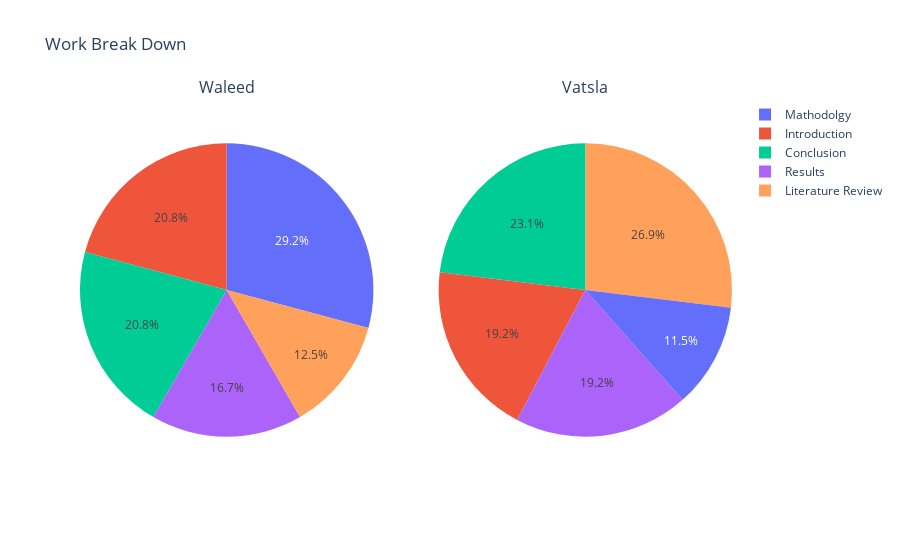

Notebook cell for this chart:
### Code cell
import plotly.graph_objects as go
import plotly.express as px
from plotly.subplots import make_subplots

labels = ["Introduction","Literature Review","Mathodolgy", "Results", "Conclusion"]

fig = make_subplots(1, 2, specs=[[{'type':'domain'}, {'type':'domain'}]],
                    subplot_titles=['Waleed', 'Vatsla'])
fig.add_trace(go.Pie(labels=labels, values=[50, 30, 70,40,50],
                     ), 1, 1)

fig.add_trace(go.Pie(labels=labels, values=[50, 70, 30,50,60],
                     ), 1, 2)
fig.update_layout(title_text='Work Break Down')

fig.show()

### Figure 1 — Plotly figure (JSON) as saved in the notebook; plotly's stock layout.template omitted (floating-point values rounded to 4 significant figures)
{"data": [{"domain": {"x": [0, 0.45], "y": [0, 1]}, "labels": ["Introduction", "Literature Review", "Mathodolgy", "Results", "Conclusion"], "type": "pie", "values": [50, 30, 70, 40, 50]}, {"domain": {"x": [0.55, 1], "y": [0, 1]}, "labels": ["Introduction", "Literature Review", "Mathodolgy", "Results", "Conclusion"], "type": "pie", "values": [50, 70, 30, 50, 60]}], "layout": {"annotations": [{"font": {"size": 16}, "showarrow": false, "text": "Waleed", "x": 0.225, "xanchor": "center", "xref": "paper", "y": 1, "yanchor": "bottom", "yref": "paper"}, {"font": {"size": 16}, "showarrow": false, "text": "Vatsla", "x": 0.775, "xanchor": "center", "xref": "paper", "y": 1, "yanchor": "bottom", "yref": "paper"}], "title": {"text": "Work Break Down"}}}
